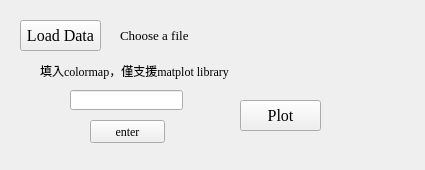
<?xml version="1.0" encoding="UTF-8"?>
<ui version="4.0">
 <class>Form</class>
 <widget class="QWidget" name="Form">
  <property name="geometry">
   <rect>
    <x>0</x>
    <y>0</y>
    <width>425</width>
    <height>170</height>
   </rect>
  </property>
  <property name="font">
   <font>
    <family>Times New Roman</family>
   </font>
  </property>
  <property name="windowTitle">
   <string>Form</string>
  </property>
  <widget class="QPushButton" name="pushButton">
   <property name="geometry">
    <rect>
     <x>20</x>
     <y>20</y>
     <width>81</width>
     <height>31</height>
    </rect>
   </property>
   <property name="font">
    <font>
     <family>Times New Roman</family>
     <pointsize>12</pointsize>
    </font>
   </property>
   <property name="text">
    <string>Load Data</string>
   </property>
  </widget>
  <widget class="QPushButton" name="pushButton_2">
   <property name="geometry">
    <rect>
     <x>240</x>
     <y>100</y>
     <width>81</width>
     <height>31</height>
    </rect>
   </property>
   <property name="font">
    <font>
     <family>Times New Roman</family>
     <pointsize>12</pointsize>
    </font>
   </property>
   <property name="text">
    <string>Plot</string>
   </property>
  </widget>
  <widget class="QLabel" name="label">
   <property name="geometry">
    <rect>
     <x>120</x>
     <y>20</y>
     <width>291</width>
     <height>31</height>
    </rect>
   </property>
   <property name="font">
    <font>
     <family>Times New Roman</family>
     <pointsize>10</pointsize>
    </font>
   </property>
   <property name="lineWidth">
    <number>1</number>
   </property>
   <property name="text">
    <string>Choose a file</string>
   </property>
  </widget>
  <widget class="QLineEdit" name="lineEdit">
   <property name="geometry">
    <rect>
     <x>70</x>
     <y>90</y>
     <width>113</width>
     <height>20</height>
    </rect>
   </property>
  </widget>
  <widget class="QLabel" name="label_3">
   <property name="geometry">
    <rect>
     <x>40</x>
     <y>60</y>
     <width>201</width>
     <height>21</height>
    </rect>
   </property>
   <property name="text">
    <string>填入colormap，僅支援matplot library</string>
   </property>
  </widget>
  <widget class="QPushButton" name="pushButton_3">
   <property name="geometry">
    <rect>
     <x>90</x>
     <y>120</y>
     <width>75</width>
     <height>23</height>
    </rect>
   </property>
   <property name="text">
    <string>enter</string>
   </property>
  </widget>
 </widget>
 <resources/>
 <connections/>
</ui>
